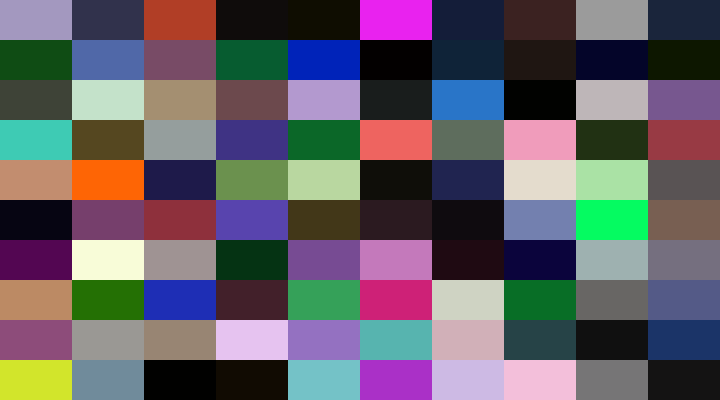
Frame 1 (no input)
Frame 2 (the mouse pressed at the canvas centre, redrawn once): identical to frame 1, image omitted

The p5.js sketch that drew this single still picture (run headless with seeded random() and noise() and a simulated clock; the mouse was pressed at the canvas centre and the sketch redrawn once):

// p5.js sketch
// ── sketch.js
function setup() {
    createCanvas(720, 400);
    colorMode(HSB);
    noStroke();
    var brickWidth=72;
    var brickHeight=40;
    for(var x=0;x<=width;x+=brickWidth){
        for(var y=0;y<=height;y+=brickHeight){
            fill(random(360),random(100),random(100));
            rect(x,y,brickWidth,brickHeight)
        }
    }
    noLoop();
}

function draw() {

}
